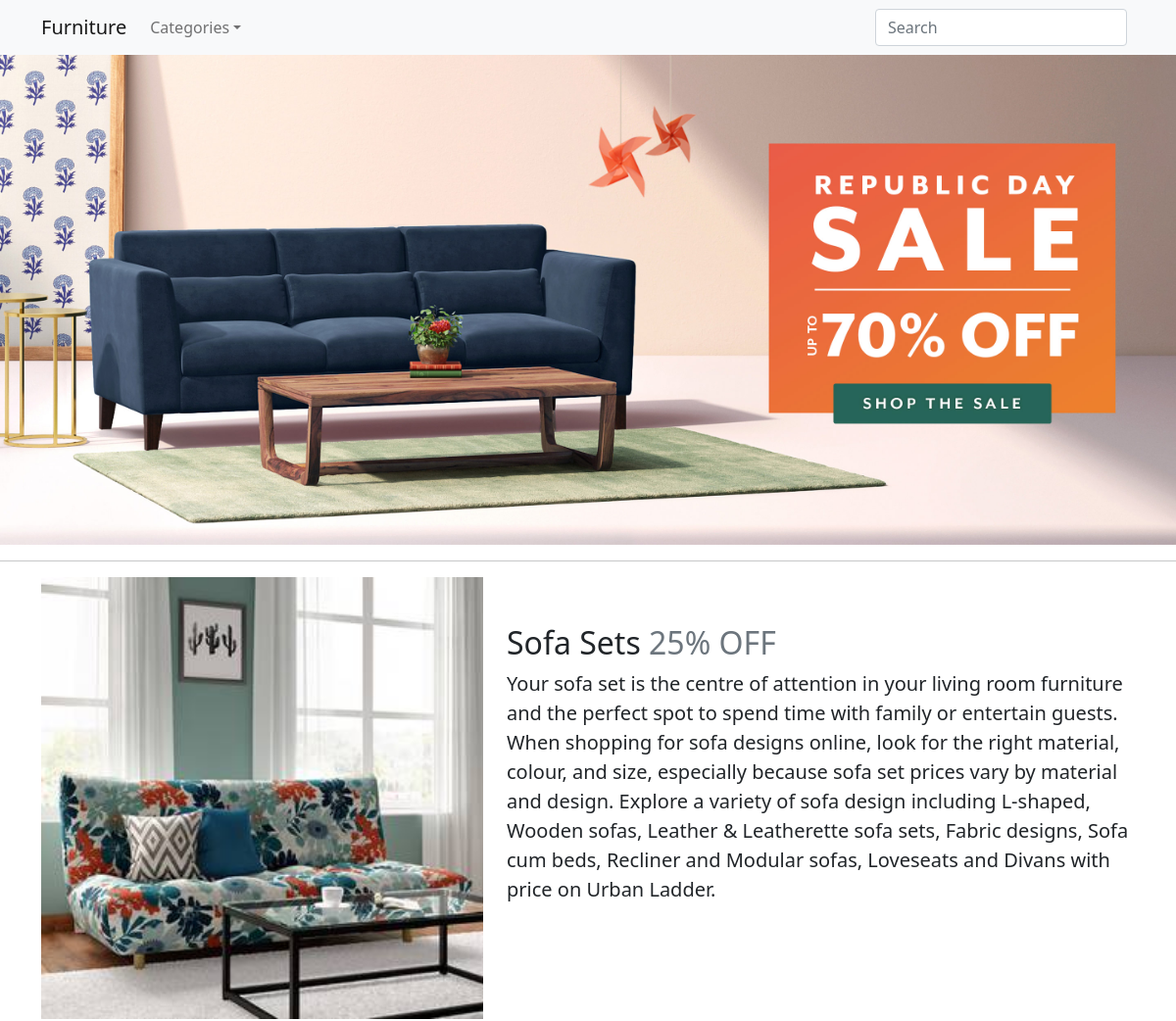
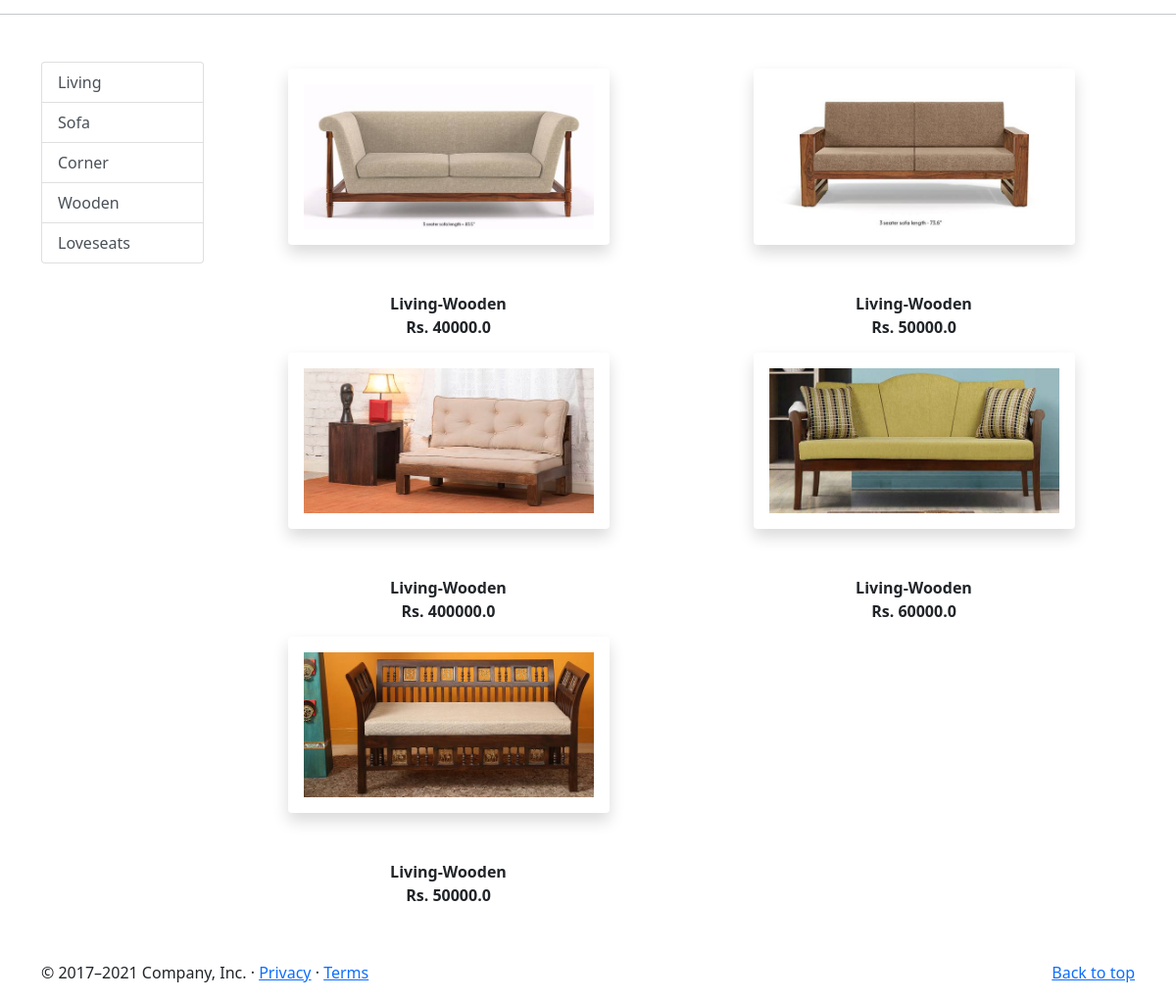
Screenshot of /Living/Wooden with the database file from the repository (2 pictures, top to bottom).
### app/models.py (models this page shows, shortened)
class Product(models.Model):
 title = models.CharField(max_length=100)
 price = models.FloatField()
 type = models.CharField(max_length=100)
 category = models.CharField( choices=CATEGORY_CHOICES, max_length=2)
 product_image = models.ImageField(upload_to='productimg')

### app/views.py (the view)
# urls.py: path('Living/', views.Living, name='Living'),
def Living(request, data=None):
        if data==None :
                Living = Product.objects.filter(category='L')
        elif data == 'Sofa' or data == 'Corner':
                Living= Product.objects.filter(category='L').filter(type=data)
        elif data == 'Wooden' or data == 'Lovesit':
                Living= Product.objects.filter(category='L').filter(type=data)
        elif data == 'Wooden' or data == 'Loveseats':
                Living= Product.objects.filter(category='L').filter(type=data)
        elif data == 'futons' or data == 'Chaire':
                Living= Product.objects.filter(category='L').filter(type=data)
        elif data == 'Coffe-table' :
                Living= Product.objects.filter(category='L').filter(type=data)
        return render(request, 'app/living.html', {'Living':Living})

### app/template/app/living.html (shortened to what this page needs)
{% extends 'app/base.html' %}
{% load static %}
{% block main-content %}
<img src="{% static 'app/images/banner/2.jpg' %}" class="d-block w-100" alt="...">
<hr class="featurette-divider">
<div class = "container">
    <div class="row featurette">
      <div class="col-md-7 order-md-2"><br><br>
        <h2 class="featurette-heading">Sofa Sets <span class="text-muted">25% OFF</span></h2>
        <p class="lead text-justify">Your sofa set is the centre of attention in your
          living room furniture and the perfect spot to spend time with family or
          entertain guests. When shopping for sofa designs online, look for the right material,
          colour, and size, especially because sofa set prices vary by material and design.
          Explore a variety of sofa design including L-shaped, Wooden sofas, Leather &
          Leatherette sofa sets, Fabric designs, Sofa cum beds, Recliner and Modular sofas,
          Loveseats and Divans with price on Urban Ladder.
        </p>
      </div>
      <div class="col-md-5">
        <img src="{% static 'app/images/poster/1.jpg' %}" class="d-block w-100">
      </div>
    </div>
</div>
<hr class="featurette-divider">
<div class="container my-5">
  <div class="row">
   <div class="col-sm-2">
    <div class="list-group">
      <a href="{% url 'Living' %}" class="list-group-item list-group-item-action" aria-current="true">Living</a>
      <a href="{% url 'Livingdata' 'Sofa'  %}" class="list-group-item list-group-item-action" aria-current="true">Sofa</a>
      <a href="{% url 'Livingdata' 'Corner'  %}" class="list-group-item list-group-item-action">Corner</a>
      <a href="{% url 'Livingdata' 'Wooden'  %}" class="list-group-item list-group-item-action">Wooden</a>
      <a href="{% url 'Livingdata' 'Loveseats'  %}" class="list-group-item list-group-item-action">Loveseats</a>
    </div>
   </div>
   <div class="col-sm-10">
    <div class="row">
     {% for p in Living %}
      <div class="col-sm-6 text-center mb-6">
       <a href="{% url 'product-detail' p.id %}" class="btn">
        <div class="item">
         <img src="{{p.product_image.url}}" alt="" height="180" class="shadow p-3 mb-5 bg-white rounded">
         <div class="fw-bold">{{p.title}}</div>
         <div class="fw-bold">Rs. {{p.price}}</div>
        </div>
       </a>
      </div>
     {% endfor %}
    </div>
   </div>
  </div>
 </div>
{% endblock main-content %}

### rows the page displays
Product: product_image (picture), title "Living-Wooden", price "40000.0"
Product: product_image (picture), title "Living-Wooden", price "50000.0"
Product: product_image (picture), title "Living-Wooden", price "400000.0"
Product: product_image (picture), title "Living-Wooden", price "60000.0"
Product: product_image (picture), title "Living-Wooden", price "50000.0"
